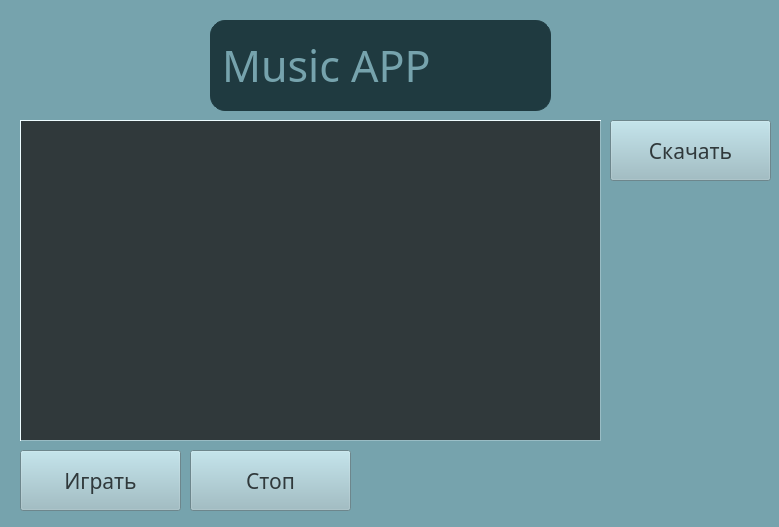
<?xml version="1.0" encoding="UTF-8"?>
<ui version="4.0">
 <class>MainWindow</class>
 <widget class="QMainWindow" name="MainWindow">
  <property name="geometry">
   <rect>
    <x>0</x>
    <y>0</y>
    <width>779</width>
    <height>527</height>
   </rect>
  </property>
  <property name="font">
   <font>
    <pointsize>16</pointsize>
   </font>
  </property>
  <property name="windowTitle">
   <string>MainWindow</string>
  </property>
  <property name="styleSheet">
   <string notr="true">background-color: #76a3ad;</string>
  </property>
  <widget class="QWidget" name="centralwidget">
   <widget class="QLabel" name="label">
    <property name="geometry">
     <rect>
      <x>210</x>
      <y>20</y>
      <width>341</width>
      <height>91</height>
     </rect>
    </property>
    <property name="font">
     <font>
      <family>Arial Black</family>
      <pointsize>32</pointsize>
     </font>
    </property>
    <property name="styleSheet">
     <string notr="true">color: #76a3ad;
border: 1px solid #1f3a40;
border-radius: 15px;
background: #1f3a40;
</string>
    </property>
    <property name="text">
     <string>Music APP</string>
    </property>
   </widget>
   <widget class="QPushButton" name="pushButton">
    <property name="geometry">
     <rect>
      <x>20</x>
      <y>450</y>
      <width>161</width>
      <height>61</height>
     </rect>
    </property>
    <property name="font">
     <font>
      <family>Arial Black</family>
      <pointsize>16</pointsize>
     </font>
    </property>
    <property name="styleSheet">
     <string notr="true">QPushButton {
	background: #99bcc4;
	color: #30393b;
}
QPushButton: hover{
	background: #8daeb5;
}
QPushButton: pressed{
		background: #8daeb5;
}</string>
    </property>
    <property name="text">
     <string>Играть</string>
    </property>
   </widget>
   <widget class="QPushButton" name="pushButton_2">
    <property name="geometry">
     <rect>
      <x>190</x>
      <y>450</y>
      <width>161</width>
      <height>61</height>
     </rect>
    </property>
    <property name="font">
     <font>
      <family>Arial Black</family>
      <pointsize>16</pointsize>
     </font>
    </property>
    <property name="styleSheet">
     <string notr="true">QPushButton {
	background: #99bcc4;
	color: #30393b;
}
QPushButton: hover{
	background: #8daeb5;
}
QPushButton: pressed{
		background: #8daeb5;
}</string>
    </property>
    <property name="text">
     <string>Стоп</string>
    </property>
   </widget>
   <widget class="QPushButton" name="pushButton_4">
    <property name="geometry">
     <rect>
      <x>610</x>
      <y>120</y>
      <width>161</width>
      <height>61</height>
     </rect>
    </property>
    <property name="font">
     <font>
      <family>Arial Black</family>
      <pointsize>16</pointsize>
     </font>
    </property>
    <property name="styleSheet">
     <string notr="true">QPushButton {
	background: #99bcc4;
	color: #30393b;
}
QPushButton: hover{
	background: #8daeb5;
}
QPushButton: pressed{
		background: #8daeb5;
}</string>
    </property>
    <property name="text">
     <string>Скачать</string>
    </property>
   </widget>
   <widget class="QListWidget" name="listWidget">
    <property name="geometry">
     <rect>
      <x>20</x>
      <y>120</y>
      <width>581</width>
      <height>321</height>
     </rect>
    </property>
    <property name="styleSheet">
     <string notr="true">background: #30393b;
color: #99bcc4;
border: 1px solid #99bcc4;
border-style: outset;</string>
    </property>
   </widget>
  </widget>
 </widget>
 <resources/>
 <connections/>
</ui>
